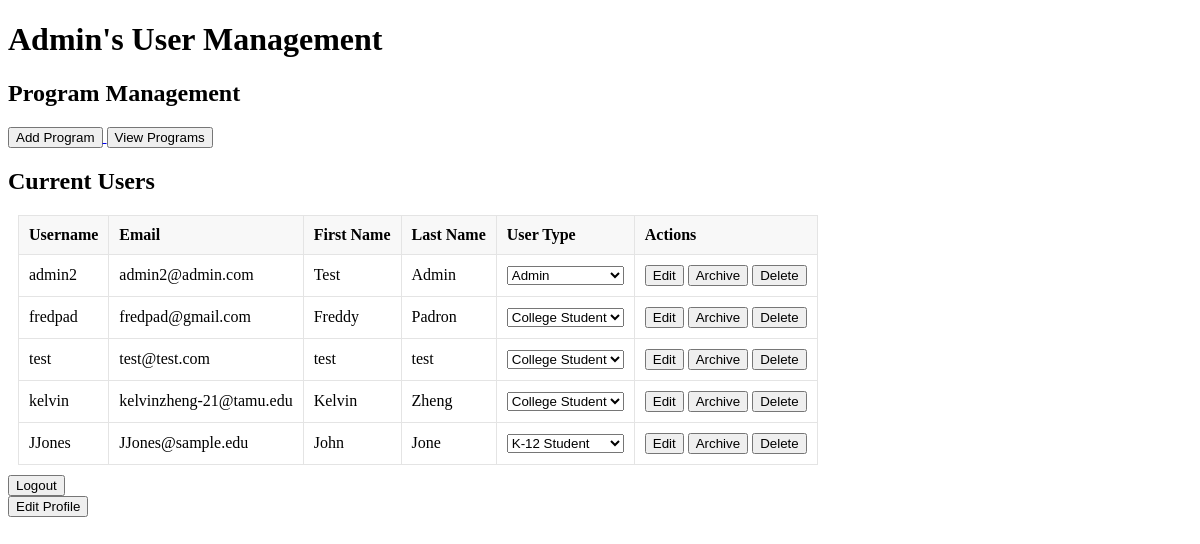
The page /home (signed in) on the database its author committed.
### tables this page shows
CREATE TABLE Users (
                    UIN INTEGER PRIMARY KEY,
                    First_Name TEXT,
                    M_Initial TEXT,
                    Last_Name TEXT,
                    Username TEXT,
                    Password TEXT,
                    User_Type TEXT,
                    Email TEXT,
                    Discord_Name TEXT,
                    Archived INTEGER
                    );

### app.py (the view)
@app.route('/home', methods=['GET', 'POST'])
@login_required
def home():
    conn = get_db_connection()
    if current_user.user_type == "admin":
        users = conn.execute('SELECT * FROM users').fetchall()
        conn.close()
        return render_template('admin_home.html', users=users)
    elif current_user.user_type == "college_student":
        items = conn.execute('SELECT * FROM items where UIN = ?', (current_user.uin, )).fetchall()
        conn.close()
        return render_template('college_home.html', items=items)
    elif current_user.user_type == "k12_student":
        items = conn.execute('SELECT * FROM items where UIN = ?', (current_user.uin, )).fetchall()
        conn.close()
        return render_template('k12_home.html', items=items)
    else:
        conn.close()
        return render_template('login.html')

### app.py (called while the page is built)
@login_manager.user_loader
def load_user(UIN):
    return User(UIN)

### db.py (called while the page is built)
def get_db_connection():
    conn = sqlite3.connect('database.db')
    conn.row_factory = sqlite3.Row
    return conn

### templates/admin_home.html (shortened to what this page needs)
<!DOCTYPE html>
<html lang="en">
<head>
    <link rel="stylesheet" href="../static/general.css">
</head>
<body>
    <h1> {{ current_user.first_name }}'s User Management</h1>
    <h2>Program Management</h2>
    <div>
      <a href="{{ url_for('admin_bp.add_program') }}">
        <button>Add Program</button>
      </a>
      <a href="{{ url_for('admin_bp.view_all_programs') }}">
        <button>View Programs</button>
      </a>
    </div>
    <h2>Current Users</h2>
    <table id="usersTable">
        <tr>
            <th>Username</th>
            <th>Email</th>
            <th>First Name</th>
            <th>Last Name</th>
            <th>User Type</th>
            <th>Actions</th>
        </tr>
        {% for user in users %}
            {% if user.uin|int != current_user.uin|int %}
                <tr>
                    <td>{{ user.username }}</td>
                    <td>{{ user.email }}</td>
                    <td>{{ user.first_name }}</td>
                    <td>{{ user.last_name }}</td>
                    <td>
                        <select id= "user_type_{{user.uin}}" name="user_type" data-uin = {{user.uin}} data-usertype = {{user.user_type}} >
                            <option value="k12_student" {% if user.user_type == "k12_student" %} Selected {% endif%}>K-12 Student</option>
                            <option value="college_student"  {% if user.user_type == "college_student" %} Selected {% endif%}>College Student</option>
                            <option value="admin"  {% if user.user_type == "admin" %} Selected {% endif%} >Admin</option>
                        </select>
                    </td>
                    <td>
                        <button onclick="editButtonPress({{ user.uin }})">Edit</button>
                        {% if user.archived %}
                            <button onclick="archiveUser({{user.uin}}, 0)">Unarchive</button>
                        {% else %}
                            <button onclick="archiveUser({{user.uin}}, 1)">Archive</button>
                        {% endif %}
                        <button onclick="deleteUser({{user.uin}})">Delete</button>
                    </td>
                </tr>
            {% endif %}
        {% endfor %}
    </table>
    <form action="{{ url_for('logout') }}" method="post">
        <button type="submit">Logout</button>
    </form>
    <form action="{{ url_for('profile') }}" method="get">
        <button type="submit">Edit Profile</button>
    </form>
</body>
</html>

### static/general.css (style rules this page uses)
table { border-collapse: collapse; margin: 10px; }
table, th, td { border: 1px solid #e4e4e4; }
th, td { padding: 10px; text-align: left; }
th { background-color: #f8f8f8; }

### rows shown on the page
Users: first_name "Admin"
Users: username "admin2", email "admin2@admin.com", first_name "Test", last_name "Admin", user_type "Admin"
Users: username "fredpad", email "fredpad@gmail.com", first_name "Freddy", last_name "Padron", user_type "College Student"
Users: username "test", email "test@test.com", first_name "test", last_name "test", user_type "College Student"
Users: username "kelvin", email "kelvinzheng-21@tamu.edu", first_name "Kelvin", last_name "Zheng", user_type "College Student"
Users: username "JJones", email "JJones@sample.edu", first_name "John", last_name "Jone", user_type "K-12 Student"
